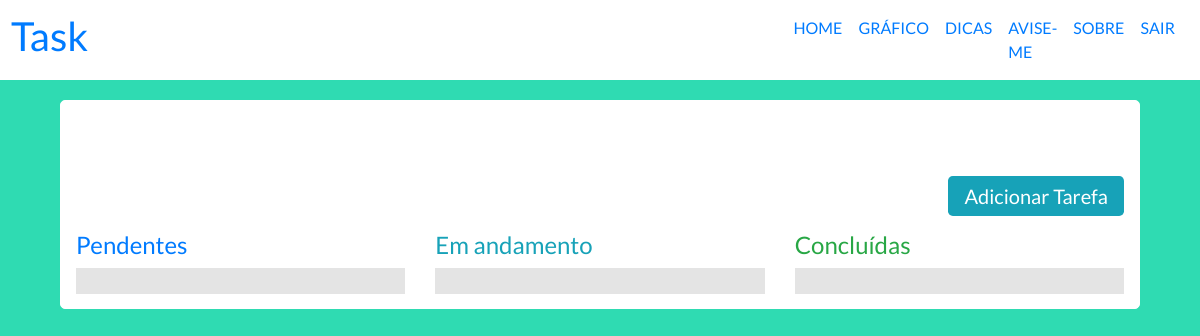
Page /task/quadro/23/tarefas/ (signed in) on the earlier database version.
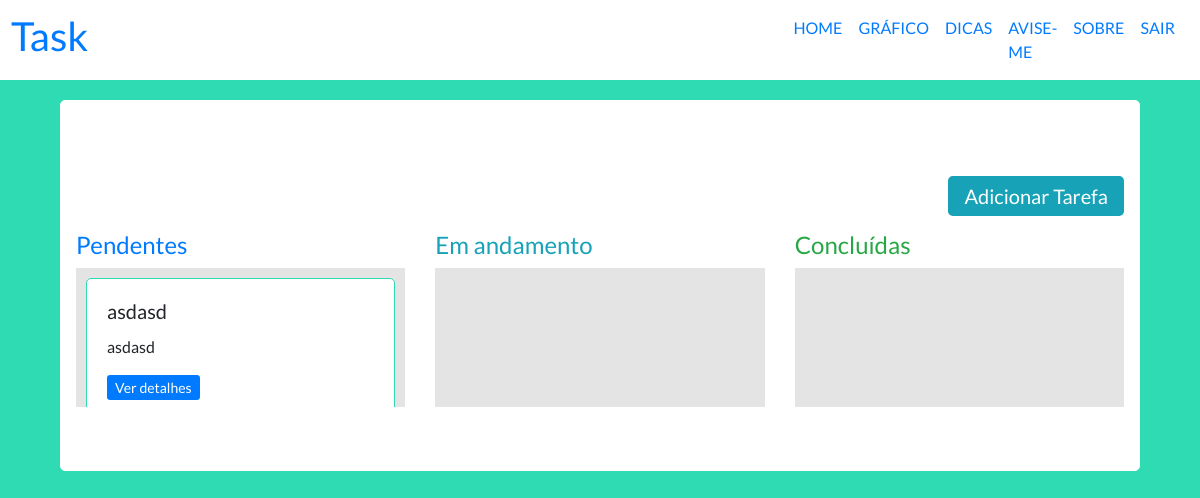
Same page on the later database version.
### taskProject/models.py (models this page shows, shortened)
class Tarefa(models.Model):
    nome = models.CharField(max_length=30, null=False)
    descricao = models.CharField(max_length=200, null=True , blank=True)
    data_previsao_termino = models.DateField(null = True, blank= True)
    horario_previsao_termino = models.TimeField(null = True, blank= True)
    categoria = models.ForeignKey(Categoria,on_delete=models.CASCADE,choices=list(Categoria.objects.values_list('id','nome')))
    concluida = models.CharField(max_length = 1,null = True,blank=True)
    data_conclusao = models.DateField(null = True)
    quadro = models.ForeignKey(Quadro,on_delete=models.CASCADE,related_name="tarefas", null = False)
    status = models.CharField(max_length=1,null = False, default='1')

### taskProject/views.py (the view)
# urls.py: path('quadro/<int:id>/tarefas/', views.listar_tarefas, name='listar_tarefas'),
def listar_tarefas(request,id):
    quadro = Quadro.objects.get(id = id)
    tarefas = quadro.tarefas.all()
    tarefas_pendentes = quadro.tarefas.filter(status = "1")
    tarefas_em_andamento = quadro.tarefas.filter(status = "2")
    tarefas_concluidas = quadro.tarefas.filter(status = "3")
    categorias = Categoria.objects.all()
    return render(request, 'taskProject/listar_tarefas.html',
    {
        'tarefas_pendentes':tarefas_pendentes,
        'tarefas_em_andamento' : tarefas_em_andamento,
        'tarefas_concluidas': tarefas_concluidas,
        'categorias' : categorias,
        'quadro' : id,
    })

### taskProject/templates/taskProject/listar_tarefas.html (shortened to what this page needs)
{% extends 'taskProject/barra_superior.html' %}
{% block content %}
    <div class="" >
        <div class="" style="text-align:right; margin-bottom:20px;">
            <a class="botao btn-lg btn-info" href="{% url 'cadastro_tarefa' quadro %}" >Adicionar Tarefa</a>
        </div>
    </div>
    <div class="row" style = 'margin-bottom:40px;'>
        <div class="col-sm-4">
            <div class="row" style="">
                <div class="col">
                    <h4><span class="text-primary">Pendentes</span></h4>
                </div>
            </div>
            <div class= "lista-tarefas" >
                {% for tarefa_pendente in tarefas_pendentes %}
                    <div class="row">
                        <div class="col">
                            <div class="card card-tarefa" >
                                <div class="card-body">
                                    <h5 class="card-title">{{tarefa_pendente.nome}}</h5>
                                    <p class="card-text">{{tarefa_pendente.descricao |default_if_none:""}}</p>
                                    <a href="{% url 'visualizar_modal_form' tarefa_pendente.id %}" class="btn-sm btn-primary" data-toggle="modal" data-target = "#exampleModal"  data-tarefa-id = "{{ tarefa_pendente.id }}" data-modal-form-url = "{% url 'visualizar_modal_form' tarefa_pendente.id %}">Ver detalhes</a>
                                </div>
                            </div>
                        </div>
                    </div>
                {% endfor %}
            </div>
        </div>
        <div class="col-sm-4">
            <div class="row" style="">
                <div class="col">
                    <h4><span class = "text-info">Em andamento</span></h4>
                </div>
            </div>
            <div class= "lista-tarefas">
            </div>
        </div>
        <div class="col-sm-4">
            <div class="row" style="">
                <div class="col">
                    <h4><span class="text-success">Concluídas</span></h4>
                </div>
            </div>
            <div class= "lista-tarefas">
            </div>
        </div>
    </div>
            </div>
{% endblock content %}

Differences in the rows shown:
added Tarefa: nome "asdasd", descricao "asdasd"
